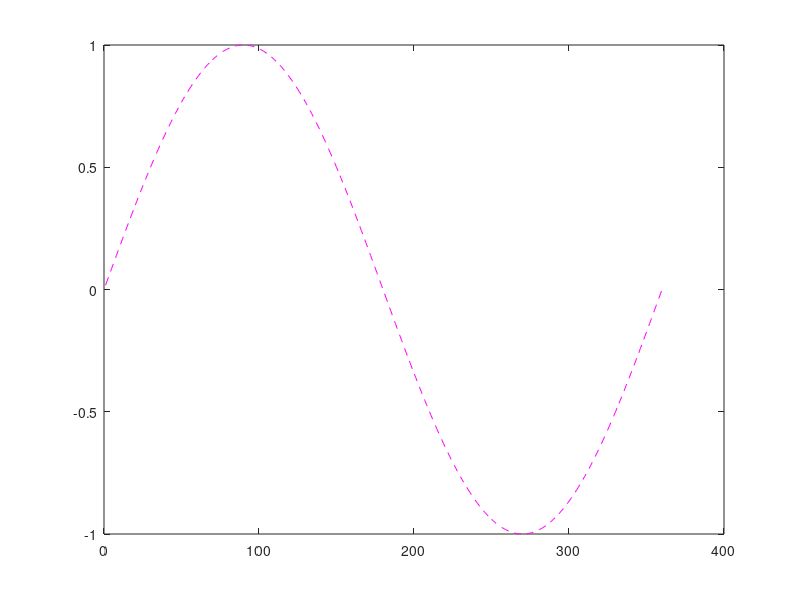

Write the MATLAB code that produced this figure.
x=1:360;
y1= sind(x);

y2=cosd(x);

plot(y2);
y3=tand(x);
plot(y3);
plot(y1,'m--');
figure
close all
clc
clear